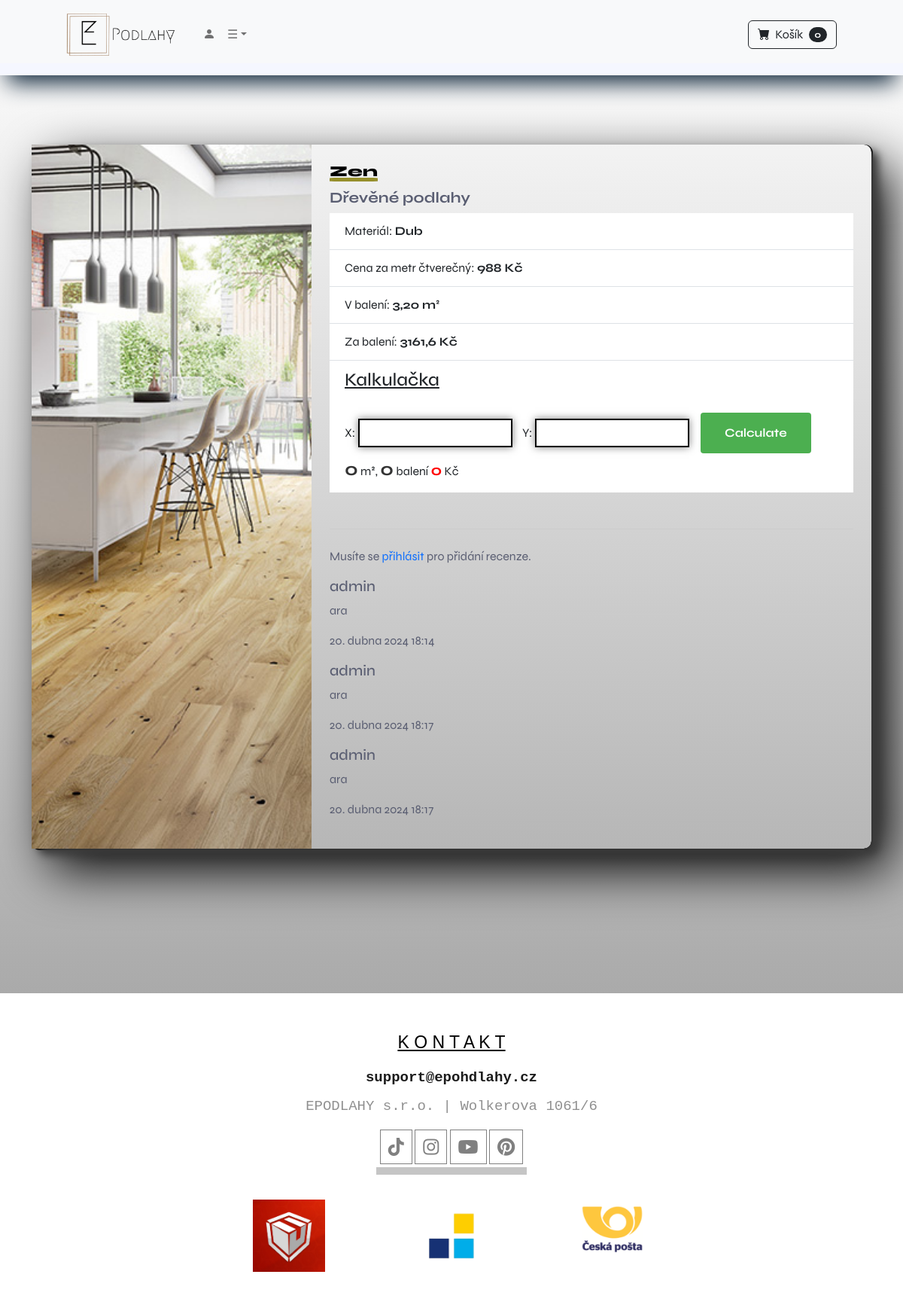
The page /cs/2 on the database its author committed.
### Eshop/models.py (models this page shows, shortened)
class Produkt(models.Model):
    BARVA_CHOICES = [
        ('', ''),
        ('černá', 'Černá'),
        ('světlá', 'Světlá'),
        ('hnědá', 'Hnědá'),
        ('šedá', 'Šedá'),
        ('světle šedá', 'Světle šedá'),
        ('tmavě šedá', 'Tmavě šedá'),
        ('béžová', 'Béžová'),
        ('světle béžová', 'Světle béžová'),
        ('akátová', 'Akátová'),
    ]
    MATERIAL_CHOICES = [
        (' ', ' '),
        ('dub', 'Dub'),
        ('buk', 'Buk'),
        ('smrk', 'Smrk'),
        ('javor', 'Javor'),
        ('bříza', 'Bříza'),
        ('jedle', 'Jedle'),
        ('borovice', 'Borovice'),
        ('akát', 'Akát'),
        ('mahagon', 'Mahagon'),
        ('bambus', 'Bambus'),
        ('jasan', 'Jasan'),
    ]
    brand = models.ManyToManyField(Brand, verbose_name='Název produktu', help_text='Brand = název produktu')
    kategorie = models.ForeignKey(Kategorie, on_delete=models.CASCADE, default=1, verbose_name='Kategorie produktu',
                                  help_text='Vyberte kategorii produktu')
    barva = models.CharField(max_length=50, verbose_name='Barva', choices=BARVA_CHOICES, blank='True')
    material = models.CharField(max_length=50, verbose_name='Materiál', choices=MATERIAL_CHOICES,
                                blank='True')
    cena = models.PositiveIntegerField(verbose_name='Cena produktu',
                                       help_text='Zadejte cenu produktu v Kč/m² - Pouze u podlah| Ostatně Kč/ks')
    baleni = models.DecimalField(default=1, verbose_name='Obsah balení', decimal_places=2, max_digits=10,
                                 help_text='Zadejte počet metrů čtverečních v balení',
                                 validators=[MinValueValidator(0.1), MaxValueValidator(7)])
    popis = models.CharField(max_length=500, default='', blank=True, null=True, verbose_name='Popis produktu',
                             help_text='Zadejte popis produktu - max 500 znaků')
    fotka = models.ImageField(upload_to='fotky/produkty/', verbose_name='Fotka produktu',
                              help_text='Vyberte fotku produktu')
    closeup_fotka = models.ImageField(upload_to='fotky/closeup/', verbose_name='Fotka produktu v bytě',
                                      help_text='Vyberte fotku z dálky', blank=True)
    je_akce = models.BooleanField(default=False, verbose_name='Je produkt v akci',
                                  help_text='Zaškrtněte pokud je produkt v akci')
    akce_cena = models.DecimalField(default=0, decimal_places=2, max_digits=10, verbose_name='Akční cena',
                                    help_text='Zadejte akční cenu produktu v kč/m³')
    class Meta:
        verbose_name = 'Produkt'
        verbose_name_plural = 'Produkty'

class Brand(models.Model):
    BRAND_CHOICES = [
        ('nizza', 'Nizza'),
        ('zen', 'Zen'),
        ('dublin', 'Dublin'),
        ('kahrs', 'Kahrs'),
        ('triumph', 'Triumph'),
        ('soldline', 'Soldline'),
    ]
    SPECIFIKACE_CHOICES = [
        ('', ''),
        ('koberce', 'Koberec'),
        ('vinyl', 'Vinylové podlahy'),
        ('drevo', 'Dřevěné podlahy'),
        ('laminat', 'Laminátové podlahy'),
    ]
    nazev = models.CharField(max_length=50, verbose_name='Jméno brandu', choices=BRAND_CHOICES)
    popis = models.CharField(max_length=500, default='', verbose_name='Popis brandu')
    odvetvi = models.CharField(max_length=50, verbose_name='Specifikace', choices=SPECIFIKACE_CHOICES, default='')
    class Meta:
        verbose_name = 'Brand'
        verbose_name_plural = 'Brandy'

class Kategorie(models.Model):
    nazev = models.CharField(max_length=50, verbose_name='Název kategorie', help_text='Vytvořte novou kategorii',
                             unique=True)
    nazev_jednotneCislo = models.CharField(max_length=50, verbose_name='Název kategorie v jednotném čísle', null=True)
    popis = models.TextField(max_length=500, default='', blank=True, null=True, verbose_name='Popis kategorie')
    class Meta:
        verbose_name = 'Kategorie'
        verbose_name_plural = 'Kategorie'

class Recenze(models.Model):
    HODNOCENI_CHOICES = [
        (1, '*'),
        (2, '**'),
        (3, '***'),
        (4, '****'),
        (5, '*****'),
    ]
    user = models.ForeignKey(User, on_delete=models.CASCADE)
    produkt = models.ForeignKey(Produkt, on_delete=models.CASCADE)
    text = models.TextField()
    datum = models.DateTimeField(auto_now_add=True)
    hodnoceni = models.IntegerField(choices=HODNOCENI_CHOICES, default=5,
                                    validators=[MinValueValidator(1), MaxValueValidator(5)])
    class Meta:
        verbose_name = 'Recenze'
        verbose_name_plural = 'Recenze'

### Eshop/views.py (the view)
# urls.py: path('cs/<int:pk>', views.PodlahaDetail, name='detail_podlahy'),
def PodlahaDetail(request, pk):
    produkt = Produkt.objects.get(id=pk)
    recenze = Recenze.objects.filter(produkt=produkt)
    form = RecenzeForm()
    return render(request, 'produkt/detail.html', {'produkt': produkt, 'recenze': recenze, 'form': form})

### Eshop/forms.py
class RecenzeForm(forms.ModelForm):
    class Meta:
        model = Recenze
        fields = ['text']

### Eshop/templatetags/multiply.py (called while the page is built)
@register.filter
def multiply(value, arg):
    return value * arg

### Eshop/templates/produkt/detail.html (shortened to what this page needs)
{% extends 'hlavni/base.html' %}
{% load static %}
{% load multiply %}
{% block content %}
    <div class="pt-5"></div>
    <div class="pt-5"></div>
    <div class="pt-5"></div>
    <div class="pt-5"></div>
    <div class="container-md">
        <div class="product-card">
            <div class="row g-0">
                <div class="col-md-4">
                    <div class="card-img-top" style=" overflow: hidden;">
                        <img src="{{ produkt.closeup_fotka.url }}" class="img-fluid zoomable "  alt="..." style="width: 100%; height: 100%;">
                    </div>
                </div>
                <div class="col-md-8">
                    <div class="card-body">
                        {% for brand in produkt.brand.all %}
                            <div>
                                <a class="aer" href="{% url 'značka_podlahy' brand.nazev %}">
                                    <h5 class="fw-bolder">{{ brand.nazev|capfirst }}</h5>
                                    <div class="underline-text2"></div>
                                </a>
                                <br>
                                <h5><b>{{ produkt.kategorie.nazev|capfirst }}</b></h5>
                            </div>
                        {% endfor %}
                        <ul class="list-group list-group-flush">
                            <li class="list-group-item">Materiál: <b>{{ produkt.material|capfirst }}</b></li>
                            <li class="list-group-item">Cena za metr čtverečný: <b>{{ produkt.cena }} Kč</b></li>
                            <li class="list-group-item">V balení: <b>{{ produkt.baleni }} m²</b></li>
                            {% with total_price=produkt.cena|multiply:produkt.baleni %}
                            <li class="list-group-item">Za balení: <b id="total-price">{{ total_price }} Kč</b></li>
                            {% endwith %}
                            <li class="list-group-item">
                                <div class="pb-3 fw-bold text-decoration-underline"><h4>Kalkulačka</h4></div>
                                <form id="calculator-form">
                                    X: <label for="x-value"></label><input type="number" id="x-value" min="0">
                                    Y: <label for="y-value"></label><input type="number" id="y-value" min="0">
                                    <button type="button" onclick="calculateArea()">Calculate</button>
                                </form>
                                <b id="area-result">0</b> m², <b id="package-result">0</b> balení
                                <b id="cost-result" class="price-result">0</b> Kč
                        </ul>
                    <div class="recenze-section">
                {% if user.is_authenticated %}
                    <form method="POST" action="{% url 'add_recenze' produkt.id %}">
                        {% csrf_token %}
                        {{ form.as_p }}
                        <button type="submit">Přidat recenzi</button>
                    </form>
                {% else %}
                    <p>Musíte se <a href="{% url 'prihlaseni' %}">přihlásit</a> pro přidání recenze.</p>
                {% endif %}
                {% for recenze in recenze %}
                    <div class="recenze">
                        <h5>{{ recenze.user.username }}</h5>
                        <p>{{ recenze.text }}</p>
                        <p>{{ recenze.datum }}</p>
                    </div>
                {% endfor %}
            </div>
        </div>
                </div>
            </div>
        </div>
    </div>
    <div class="pt-5"></div>
    <div class="pt-5"></div>
    <div class="pt-5"></div>
{% endblock %}

### static/css/text.css (style rules this page uses)
:root { --header-height: 4rem; --first-color: hsl(230, 75%, 56%); --title-color: hsl(230, 75%, 15%); --text-color: hsl(230, 12%, 40%); --body-color: hsl(230, 100%, 98%); --container-color: hsl(230, 100%, 97%); --border-color: hsl(230, 25%, 80%); --body-font: "Syne", sans-serif; --h2-font-size: 1.25rem; --normal-font-size: .938rem; --font-regular: 400; --font-medium: 500; --font-semi-bold: 600; --z-fixed: 100; --z-modal: 1000; }
@media screen and (min-width: 1023px) { :root { --h2-font-size: 1.5rem; --normal-font-size: 1rem; } }
* { box-sizing: border-box; padding: 0; margin: 0; }
html { scroll-behavior: smooth; }
body, input, button { font-family: var(--body-font); font-size: var(--normal-font-size); }
body { color: var(--text-color); background: linear-gradient(0deg, #8f8f8f 0%, #ffffff 100%); }
input, button { border: none; outline: none; }
ul { list-style: none; }
a { text-decoration: none; }
img { display: block; max-width: 100%; height: auto; }
.product-card .card-body { padding: 1.5rem; }
.product-card .list-group-item { padding: 0.75rem 1.25rem; border-bottom: 1px solid #dee2e6; }
.product-card .list-group-item:last-child { border-bottom: none; }
.product-card .card-img-top { height: 100%; display: flex; justify-content: center; align-items: center; object-fit: cover; }
.product-card .card-img-top img { border: none; max-height: 100%; width: 120%; object-fit: cover; }
.product-card { border: none; box-shadow: 9px 8px 12px 0px #3b3b3b, 24px 27px 68px 0px #000000, 1px 1px 0px 1px #000000; max-width: 1500px; border-radius: 10px; }
.zoomable { transition: transform 0.5s ease-in-out; object-fit: cover; }
.aer { display: inline-block; }
.underline-text2 { border-bottom: 5px solid; color: #968f2c; border-radius: 10%; margin-top: -12px; margin-bottom: 10px; }
#calculator-form input[type="number"] { border: 2px solid #000; box-shadow: 0px 0px 10px rgba(0, 0, 0, 0.5); padding: 5px; margin-right: 10px; }
#calculator-form button { background-color: #4CAF50; border: none; color: white; padding: 15px 32px; text-align: center; text-decoration: none; display: inline-block; font-size: 16px; font-weight: 650; margin: 4px 2px; cursor: pointer; border-radius: 4px; transition-duration: 0.4s; }
#area-result, #package-result { font-size: 1.5em; color: #333; font-weight: bold; }
.price-result { color: #ff0000; font-size: 20px; font-weight: bold; }
.product-card { margin-bottom: 3rem; }
.recenze-section { margin-top: 3rem; border-top: 1px solid #ccc; padding-top: 1.5rem; }

### static/accessory_css/home.css (style rules this page uses)
.aer { text-decoration: none; color: black; font-weight: 900; }

### rows shown on the page
Produkt: closeup_fotka (picture), kategorie.nazev "Dřevěné podlahy", material "Dub", cena "988", baleni "3,20"
Brand: nazev "Zen"
Recenze: user.username "admin", text "ara", datum "20. dubna 2024 18:14"
Recenze: user.username "admin", text "ara", datum "20. dubna 2024 18:17"
Recenze: user.username "admin", text "ara", datum "20. dubna 2024 18:17"
